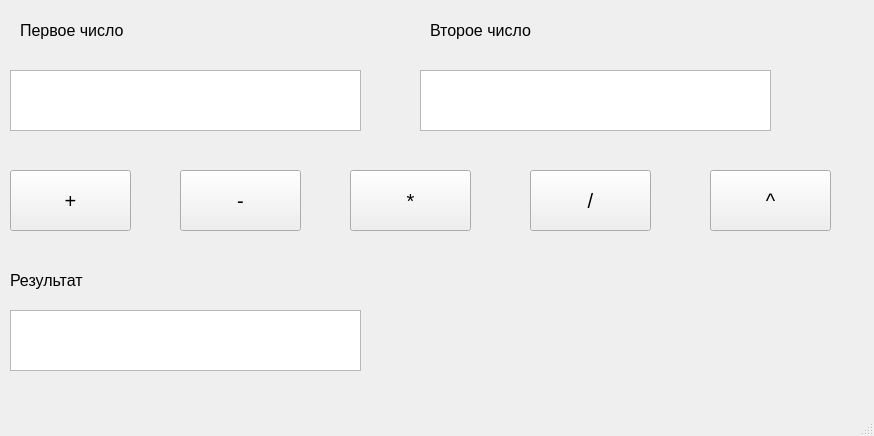
<?xml version="1.0" encoding="UTF-8"?>
<ui version="4.0">
 <class>MainWindow</class>
 <widget class="QMainWindow" name="MainWindow">
  <property name="geometry">
   <rect>
    <x>0</x>
    <y>0</y>
    <width>874</width>
    <height>436</height>
   </rect>
  </property>
  <property name="windowTitle">
   <string>MainWindow</string>
  </property>
  <widget class="QWidget" name="centralwidget">
   <widget class="QTextEdit" name="txtArgument1">
    <property name="geometry">
     <rect>
      <x>10</x>
      <y>70</y>
      <width>351</width>
      <height>61</height>
     </rect>
    </property>
    <property name="font">
     <font>
      <pointsize>12</pointsize>
     </font>
    </property>
   </widget>
   <widget class="QTextEdit" name="txtArgument2">
    <property name="geometry">
     <rect>
      <x>420</x>
      <y>70</y>
      <width>351</width>
      <height>61</height>
     </rect>
    </property>
    <property name="font">
     <font>
      <pointsize>12</pointsize>
     </font>
    </property>
   </widget>
   <widget class="QTextEdit" name="txtResult">
    <property name="geometry">
     <rect>
      <x>10</x>
      <y>310</y>
      <width>351</width>
      <height>61</height>
     </rect>
    </property>
    <property name="font">
     <font>
      <pointsize>12</pointsize>
     </font>
    </property>
   </widget>
   <widget class="QPushButton" name="plus_Button">
    <property name="geometry">
     <rect>
      <x>10</x>
      <y>170</y>
      <width>121</width>
      <height>61</height>
     </rect>
    </property>
    <property name="font">
     <font>
      <pointsize>15</pointsize>
     </font>
    </property>
    <property name="text">
     <string>+</string>
    </property>
   </widget>
   <widget class="QPushButton" name="minus_Button">
    <property name="geometry">
     <rect>
      <x>180</x>
      <y>170</y>
      <width>121</width>
      <height>61</height>
     </rect>
    </property>
    <property name="font">
     <font>
      <pointsize>15</pointsize>
     </font>
    </property>
    <property name="text">
     <string>-</string>
    </property>
   </widget>
   <widget class="QPushButton" name="mul_Button">
    <property name="geometry">
     <rect>
      <x>350</x>
      <y>170</y>
      <width>121</width>
      <height>61</height>
     </rect>
    </property>
    <property name="font">
     <font>
      <pointsize>15</pointsize>
     </font>
    </property>
    <property name="text">
     <string>*</string>
    </property>
   </widget>
   <widget class="QPushButton" name="div_Button">
    <property name="geometry">
     <rect>
      <x>530</x>
      <y>170</y>
      <width>121</width>
      <height>61</height>
     </rect>
    </property>
    <property name="font">
     <font>
      <pointsize>15</pointsize>
     </font>
    </property>
    <property name="text">
     <string>/</string>
    </property>
   </widget>
   <widget class="QPushButton" name="power_Button">
    <property name="geometry">
     <rect>
      <x>710</x>
      <y>170</y>
      <width>121</width>
      <height>61</height>
     </rect>
    </property>
    <property name="font">
     <font>
      <pointsize>15</pointsize>
     </font>
    </property>
    <property name="text">
     <string>^</string>
    </property>
   </widget>
   <widget class="QLabel" name="label">
    <property name="geometry">
     <rect>
      <x>20</x>
      <y>20</y>
      <width>131</width>
      <height>21</height>
     </rect>
    </property>
    <property name="font">
     <font>
      <pointsize>12</pointsize>
     </font>
    </property>
    <property name="text">
     <string>Первое число</string>
    </property>
   </widget>
   <widget class="QLabel" name="label_2">
    <property name="geometry">
     <rect>
      <x>430</x>
      <y>20</y>
      <width>131</width>
      <height>21</height>
     </rect>
    </property>
    <property name="font">
     <font>
      <pointsize>12</pointsize>
     </font>
    </property>
    <property name="text">
     <string>Второе число</string>
    </property>
   </widget>
   <widget class="QLabel" name="label_3">
    <property name="geometry">
     <rect>
      <x>10</x>
      <y>270</y>
      <width>131</width>
      <height>21</height>
     </rect>
    </property>
    <property name="font">
     <font>
      <pointsize>12</pointsize>
     </font>
    </property>
    <property name="text">
     <string>Результат</string>
    </property>
   </widget>
  </widget>
  <widget class="QMenuBar" name="menubar">
   <property name="geometry">
    <rect>
     <x>0</x>
     <y>0</y>
     <width>874</width>
     <height>26</height>
    </rect>
   </property>
  </widget>
  <widget class="QStatusBar" name="statusbar"/>
 </widget>
 <resources/>
 <connections/>
</ui>
